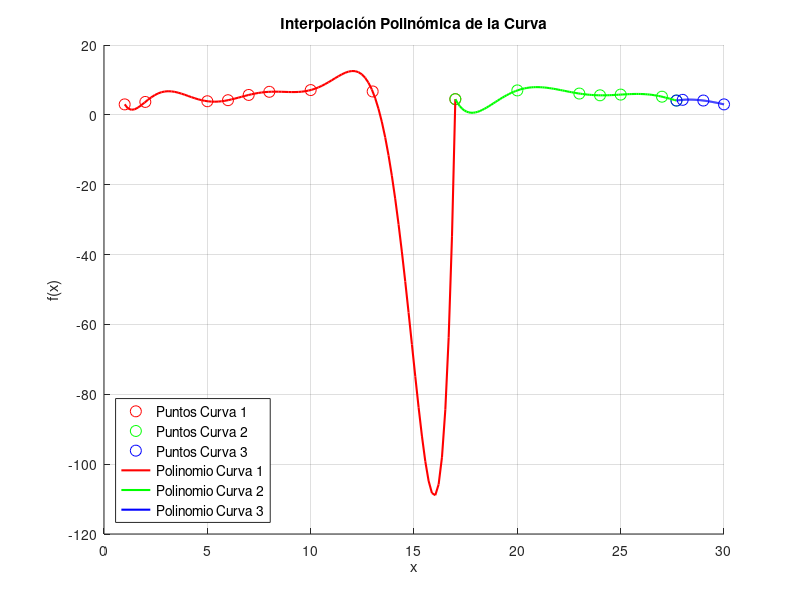
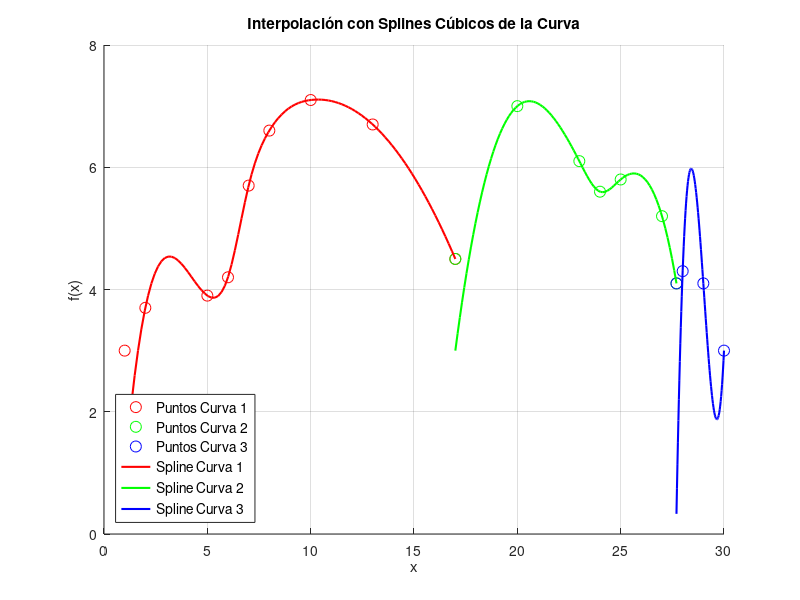
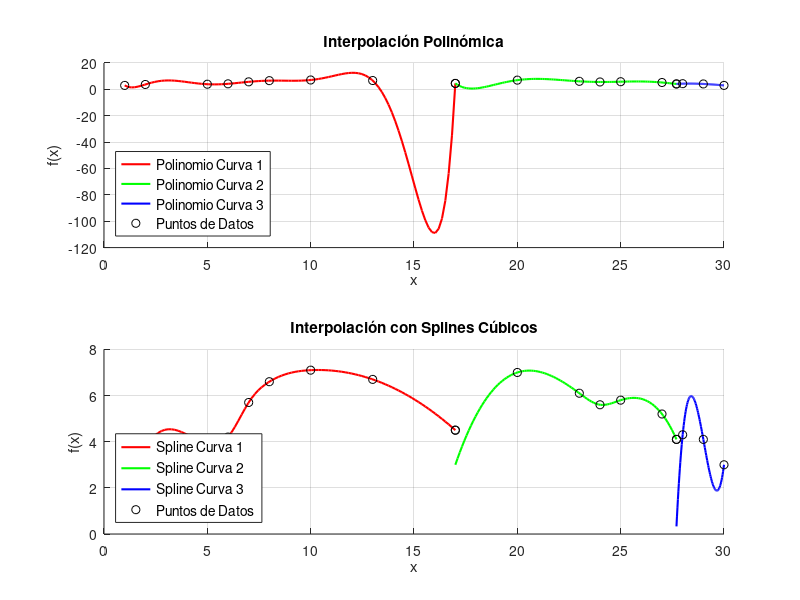
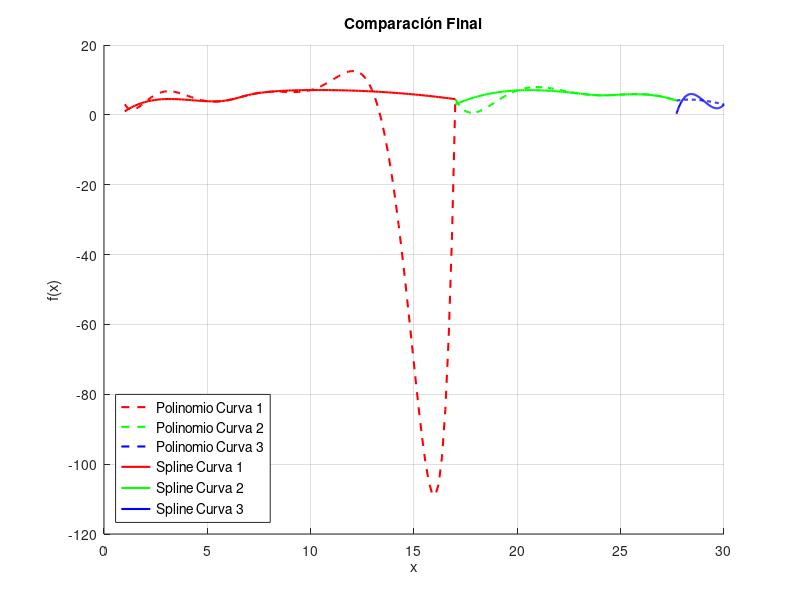

MATLAB code for these plots, in order:
% Ejercicio 6-TP2 Versión 2

% Borramos las variables previas y la ventana de comandos
clc;
clear;
close all;

% Definición de los puntos de datos para las tres curvas y sus derivadas en los extremos

% Curva 1
x1 = [1, 2, 5, 6, 7, 8, 10, 13, 17];
y1 = [3.0, 3.7, 3.9, 4.2, 5.7, 6.6, 7.1, 6.7, 4.5];
d1_start = 1.0;     % f'(x) en x = 1
d1_end = -0.67;     % f'(x) en x = 17

% Curva 2
x2 = [17, 20, 23, 24, 25, 27, 27.7];
y2 = [4.5, 7.0, 6.1, 5.6, 5.8, 5.2, 4.1];
d2_start = 3.0;     % f'(x) en x = 17
d2_end = -4.0;      % f'(x) en x = 27.7

% Curva 3
x3 = [27.7, 28, 29, 30];
y3 = [4.1, 4.3, 4.1, 3.0];
d3_start = 0.33;    % f'(x) en x = 27.7
d3_end = -1.5;      % f'(x) en x = 30

% a) Interpolación polinómica para cada curva
figure;
hold on;
grid on;
title('Interpolación Polinómica de la Curva');
xlabel('x');
ylabel('f(x)');

% Crear vectores densos x para evaluación
x1_denso = linspace(min(x1), max(x1), 100);
x2_denso = linspace(min(x2), max(x2), 100);
x3_denso = linspace(min(x3), max(x3), 100);

% Calcular interpolantes polinómicos para cada curva
p1 = polyfit(x1, y1, length(x1)-1);
p2 = polyfit(x2, y2, length(x2)-1);
p3 = polyfit(x3, y3, length(x3)-1);

% Evaluar polinomios en puntos densos
y1_poly = polyval(p1, x1_denso);
y2_poly = polyval(p2, x2_denso);
y3_poly = polyval(p3, x3_denso);

% Graficar puntos originales
plot(x1, y1, 'ro', 'MarkerSize', 8, 'DisplayName', 'Puntos Curva 1');
plot(x2, y2, 'go', 'MarkerSize', 8, 'DisplayName', 'Puntos Curva 2');
plot(x3, y3, 'bo', 'MarkerSize', 8, 'DisplayName', 'Puntos Curva 3');

% Graficar polinomios interpolantes
plot(x1_denso, y1_poly, 'r-', 'LineWidth', 1.5, 'DisplayName', 'Polinomio Curva 1');
plot(x2_denso, y2_poly, 'g-', 'LineWidth', 1.5, 'DisplayName', 'Polinomio Curva 2');
plot(x3_denso, y3_poly, 'b-', 'LineWidth', 1.5, 'DisplayName', 'Polinomio Curva 3');

legend('Location', 'southwest', 'FontSize', 10);

% b) Interpolación con Splines Cúbicos con condiciones de derivada
figure;
hold on;
grid on;
title('Interpolación con Splines Cúbicos de la Curva');
xlabel('x');
ylabel('f(x)');

% Función spline cúbica personalizada que incorpora condiciones de derivada
% Para Curva 1
x1_spline = [x1(1), x1, x1(end)];
y1_spline = [d1_start, y1, d1_end];
[~, unique_idx] = unique(x1_spline); % Obtener índices únicos
pp1 = spline(x1_spline(unique_idx), y1_spline(unique_idx));
y1_spline = ppval(pp1, x1_denso);

% Para Curva 2
x2_spline = [x2(1), x2, x2(end)];
y2_spline = [d2_start, y2, d2_end];
[~, unique_idx] = unique(x2_spline); % Obtener índices únicos
pp2 = spline(x2_spline(unique_idx), y2_spline(unique_idx));
y2_spline = ppval(pp2, x2_denso);

% Para Curva 3
x3_spline = [x3(1), x3, x3(end)];
y3_spline = [d3_start, y3, d3_end];
[~, unique_idx] = unique(x3_spline); % Obtener índices únicos
pp3 = spline(x3_spline(unique_idx), y3_spline(unique_idx));
y3_spline = ppval(pp3, x3_denso);

% Graficar puntos originales
plot(x1, y1, 'ro', 'MarkerSize', 8, 'DisplayName', 'Puntos Curva 1');
plot(x2, y2, 'go', 'MarkerSize', 8, 'DisplayName', 'Puntos Curva 2');
plot(x3, y3, 'bo', 'MarkerSize', 8, 'DisplayName', 'Puntos Curva 3');

% Graficar splines cúbicos
plot(x1_denso, y1_spline, 'r-', 'LineWidth', 1.5, 'DisplayName', 'Spline Curva 1');
plot(x2_denso, y2_spline, 'g-', 'LineWidth', 1.5, 'DisplayName', 'Spline Curva 2');
plot(x3_denso, y3_spline, 'b-', 'LineWidth', 1.5, 'DisplayName', 'Spline Curva 3');

legend('Location', 'southwest', 'FontSize', 10);

% c) Comparación de interpolación polinómica vs splines cúbicos
figure;

subplot(2,1,1);
hold on;
grid on;
title('Interpolación Polinómica');
xlabel('x');
ylabel('f(x)');
plot(x1_denso, y1_poly, 'r-', 'LineWidth', 1.5, 'DisplayName', 'Polinomio Curva 1');
plot(x2_denso, y2_poly, 'g-', 'LineWidth', 1.5, 'DisplayName', 'Polinomio Curva 2');
plot(x3_denso, y3_poly, 'b-', 'LineWidth', 1.5, 'DisplayName', 'Polinomio Curva 3');
plot([x1, x2, x3], [y1, y2, y3], 'ko', 'MarkerSize', 6, 'DisplayName', 'Puntos de Datos');
legend('Location', 'southwest', 'FontSize', 10);

subplot(2,1,2);
hold on;
grid on;
title('Interpolación con Splines Cúbicos');
xlabel('x');
ylabel('f(x)');
plot(x1_denso, y1_spline, 'r-', 'LineWidth', 1.5, 'DisplayName', 'Spline Curva 1');
plot(x2_denso, y2_spline, 'g-', 'LineWidth', 1.5, 'DisplayName', 'Spline Curva 2');
plot(x3_denso, y3_spline, 'b-', 'LineWidth', 1.5, 'DisplayName', 'Spline Curva 3');
plot([x1, x2, x3], [y1, y2, y3], 'ko', 'MarkerSize', 6, 'DisplayName', 'Puntos de Datos');
legend('Location', 'southwest', 'FontSize', 10);

% d) Mostrar el gráfico final
figure;
hold on;
grid on;
title('Comparación Final');
xlabel('x');
ylabel('f(x)');
plot(x1_denso, y1_poly, 'r--', 'LineWidth', 1.5, 'DisplayName', 'Polinomio Curva 1');
plot(x2_denso, y2_poly, 'g--', 'LineWidth', 1.5, 'DisplayName', 'Polinomio Curva 2');
plot(x3_denso, y3_poly, 'b--', 'LineWidth', 1.5, 'DisplayName', 'Polinomio Curva 3');
plot(x1_denso, y1_spline, 'r-', 'LineWidth', 1.5, 'DisplayName', 'Spline Curva 1');
plot(x2_denso, y2_spline, 'g-', 'LineWidth', 1.5, 'DisplayName', 'Spline Curva 2');
plot(x3_denso, y3_spline, 'b-', 'LineWidth', 1.5, 'DisplayName', 'Spline Curva 3');
legend('Location', 'southwest', 'FontSize', 10);
